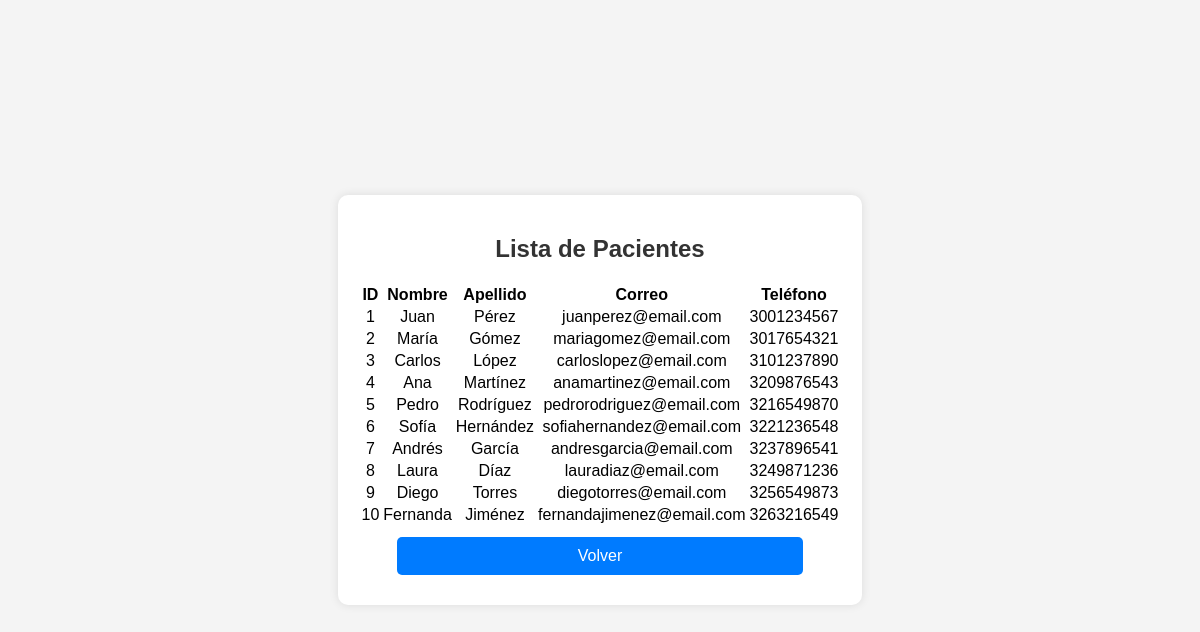
The app's page /listar_pacientes.php with its own data.
### tables this page shows
CREATE TABLE `pacientes` (
  `id_paciente` int(11) NOT NULL,
  `nombre` varchar(50) NOT NULL,
  `apellido` varchar(50) NOT NULL,
  `fecha_nacimiento` date NOT NULL,
  `genero` enum('M','F') NOT NULL,
  `direccion` varchar(100) DEFAULT NULL,
  `telefono` varchar(20) DEFAULT NULL,
  `correo` varchar(100) DEFAULT NULL,
  `contraseña` varchar(255) NOT NULL
);

### listar_pacientes.php (the view, shortened to what this page needs)
<?php
include 'conexion.php';
$sql = "CALL ListarPacientes()";
$result = $conn->query($sql);
?>
<!DOCTYPE html>
<html lang="es">
<head>
    <link rel="stylesheet" href="style.css">
</head>
<body>
    <div class="container">
        <h2>Lista de Pacientes</h2>
        <table>
            <tr>
                <th>ID</th>
                <th>Nombre</th>
                <th>Apellido</th>
                <th>Correo</th>
                <th>Teléfono</th>
            </tr>
            <?php while ($row = $result->fetch_assoc()) { ?>
                <tr>
                    <td><?php echo $row['id_paciente']; ?></td>
                    <td><?php echo $row['nombre']; ?></td>
                    <td><?php echo $row['apellido']; ?></td>
                    <td><?php echo $row['correo']; ?></td>
                    <td><?php echo $row['telefono']; ?></td>
                </tr>
            <?php } ?>
        </table>
        <a href="index.php" class="btn">Volver</a>
    </div>
</body>
</html>

### style.css (style rules this page uses)
body { font-family: Arial, sans-serif; background-color: #f4f4f4; margin: 0; padding: 0; display: flex; flex-direction: column; align-items: center; justify-content: center; height: 100vh; }
.container { background: white; padding: 20px; border-radius: 10px; box-shadow: 0 0 10px rgba(0, 0, 0, 0.1); text-align: center; }
h2 { color: #333; }
.btn { display: block; width: 80%; margin: 10px auto; padding: 10px; background: #007BFF; color: white; text-decoration: none; border-radius: 5px; transition: 0.3s; }

### records on screen
pacientes: id_paciente "1", nombre "Juan", apellido "Pérez", correo "juanperez@email.com", telefono "3001234567"
pacientes: id_paciente "2", nombre "María", apellido "Gómez", correo "mariagomez@email.com", telefono "3017654321"
pacientes: id_paciente "3", nombre "Carlos", apellido "López", correo "carloslopez@email.com", telefono "3101237890"
pacientes: id_paciente "4", nombre "Ana", apellido "Martínez", correo "anamartinez@email.com", telefono "3209876543"
pacientes: id_paciente "5", nombre "Pedro", apellido "Rodríguez", correo "pedrorodriguez@email.com", telefono "3216549870"
pacientes: id_paciente "6", nombre "Sofía", apellido "Hernández", correo "sofiahernandez@email.com", telefono "3221236548"
pacientes: id_paciente "7", nombre "Andrés", apellido "García", correo "andresgarcia@email.com", telefono "3237896541"
pacientes: id_paciente "8", nombre "Laura", apellido "Díaz", correo "lauradiaz@email.com", telefono "3249871236"
pacientes: id_paciente "9", nombre "Diego", apellido "Torres", correo "diegotorres@email.com", telefono "3256549873"
pacientes: id_paciente "10", nombre "Fernanda", apellido "Jiménez", correo "fernandajimenez@email.com", telefono "3263216549"
